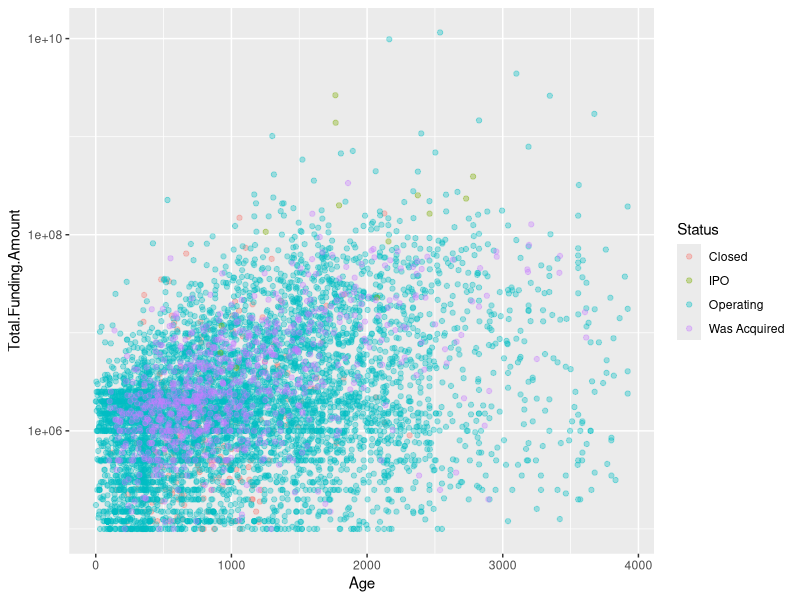
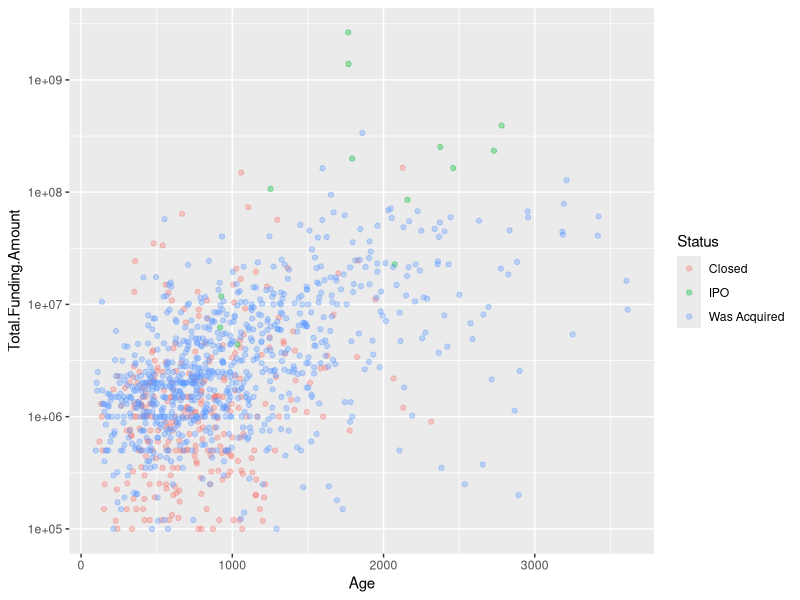
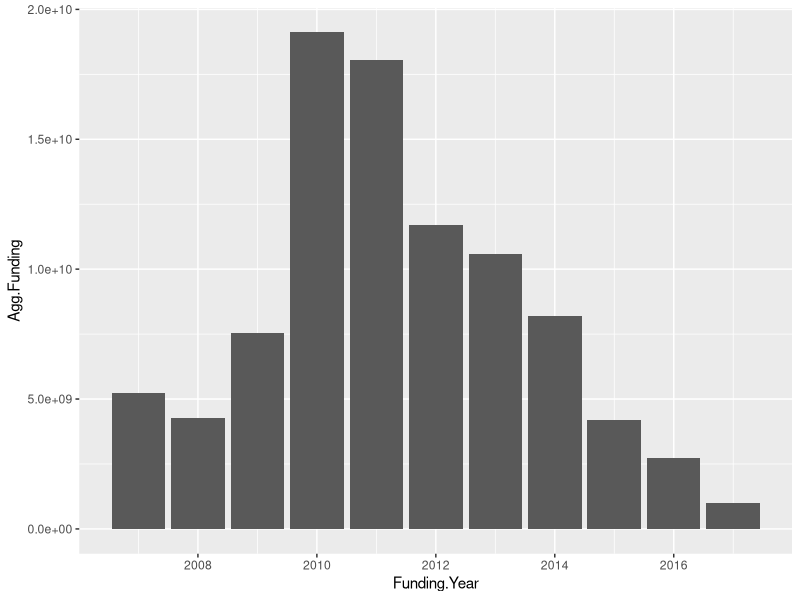
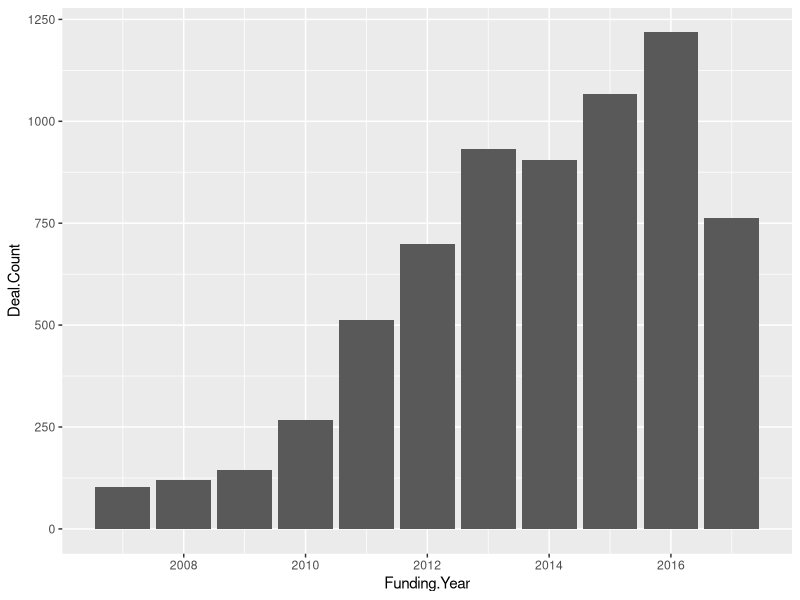
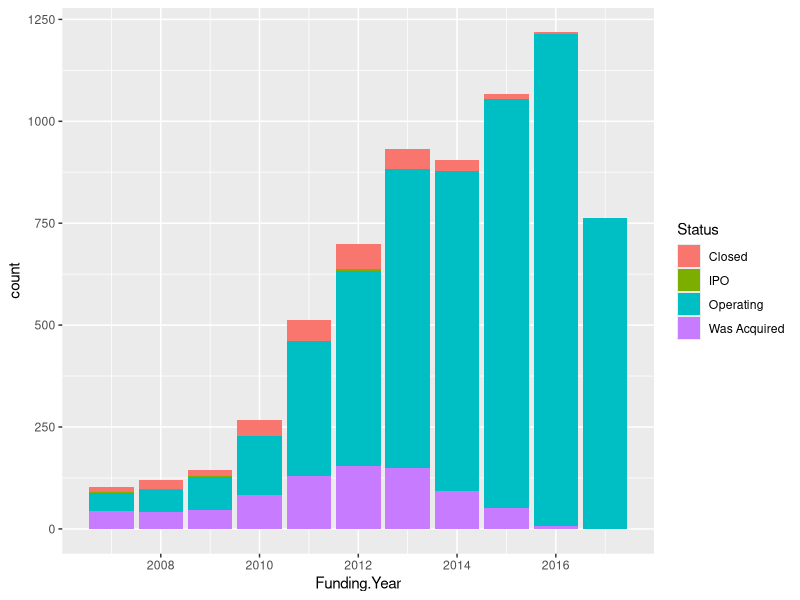
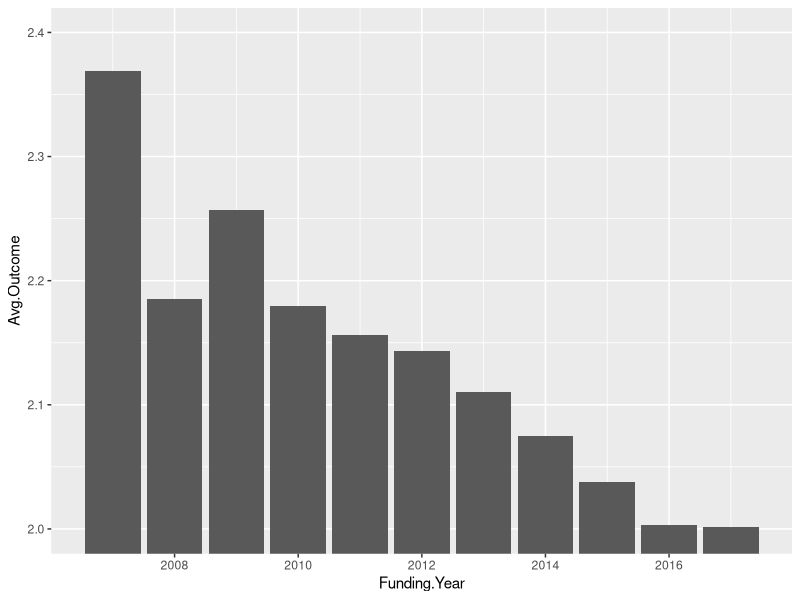
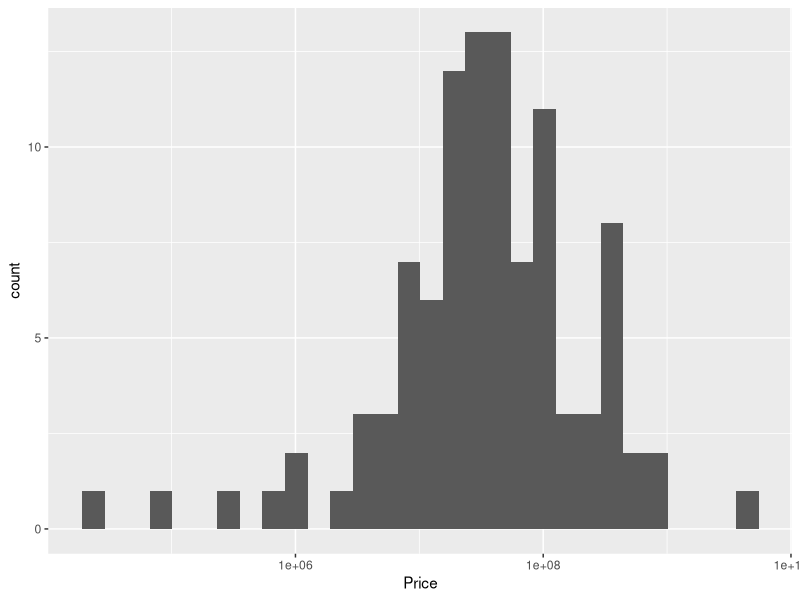
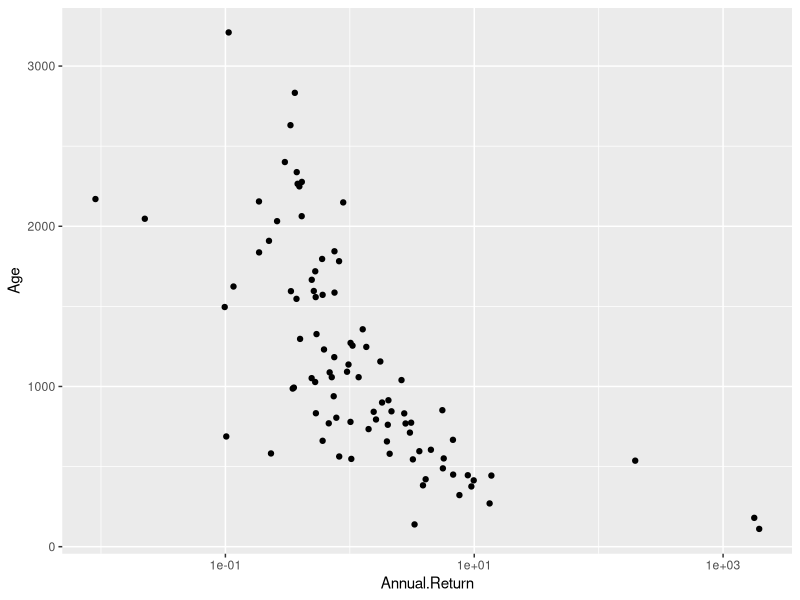

Write R code to recreate these figures, in order.
## ---- chunk 1
knitr::opts_chunk$set(echo = TRUE)
## ---- chunk 2
library(plyr)
library(dplyr)
library(ggplot2)
library(zoo)
library(truncnorm)
data <- read.csv("cleancb.csv")
data$X <- NULL
nrow(data)
colnames(data)
attach(data)
## ---- chunk 3
#aardvark was acquired by Google in 2010 for $50Mm (verified by TechCrunch)
data$Price[which(data$Company.Name == "Aardvark")] <- 50000000
## ---- chunk 4
table1 <- as.data.frame(table(Status))
transform(table1, Relative = prop.table(Freq))
## ---- chunk 5
ddply(data, .(Status), summarize, MeanAge=mean(Age))
## ---- chunk 6
data$First.Funding <- as.Date(data$First.Funding)
data.baked <- subset(data, First.Funding < '2015-12-14')
table2 <- as.data.frame(table(data.baked$Status))
transform(table2, Relative = prop.table(Freq))
## ---- chunk 7
ggplot(data, aes(x = Age, y = Total.Funding.Amount, col = Status, alpha = 0.1)) + geom_jitter(alpha = 0.35) + scale_y_log10()
## ---- chunk 8
data3 <- subset(data, Status != "Operating")
ggplot(data3, aes(x = Age, y = Total.Funding.Amount, col = Status, alpha = 0.1)) + geom_jitter(alpha = 0.35) + scale_y_log10()
## ---- chunk 9
ddply(data, .(Status), summarize, MeanTotFunding=mean(Total.Funding.Amount), SDFunding = sd(Total.Funding.Amount))
## ---- chunk 10
datamod1 <- lm(Total.Funding.Amount ~ Age, data = data)
summary(datamod1)
## ---- chunk 11
nrow(data)
sum(data$Total.Funding.Amount)
#table1 <- as.data.frame(table(cut(data$First.Funding, breaks="year")))
data$Funding.Year <- sapply(strsplit(as.character(data$First.Funding),'-'), "[", 1)
data$Funding.Year <- as.numeric(data$Funding.Year)
table2 <- ddply(data, .(Funding.Year), summarize, Agg.Funding=sum(Total.Funding.Amount), Deal.Count = length(Total.Funding.Amount))
ggplot(table2, aes(Funding.Year, Agg.Funding)) +geom_bar(stat = "identity")
ggplot(table2, aes(Funding.Year, Deal.Count)) +geom_bar(stat = "identity")
table2$Avg.Total.Raise = table2$Agg.Funding/table2$Deal.Count
table2
## ---- chunk 12
ggplot(data, (aes(Funding.Year))) + geom_bar(aes(fill=Status))
## ---- chunk 13
data$Status <- ordered(data$Status, levels = c("Closed", "Operating", "Was Acquired", "IPO"))
table3 <- ddply(data, .(Funding.Year), summarize, Avg.Outcome=mean(as.numeric(Status)))
ggplot(table3, aes(Funding.Year, Avg.Outcome)) +geom_bar(stat = "identity") + coord_cartesian(ylim=c(2, 2.4))
## ---- chunk 14
#compare disclosed acquisition prices with total funds deployed in the space.
sum(data$Price, na.rm = TRUE)/sum(Total.Funding.Amount)
(sum(data$Price, na.rm = TRUE)+sum(data$Valuation.at.IPO, na.rm = TRUE))/sum(Total.Funding.Amount)
## ---- chunk 15
length(which(data$Status == "Was Acquired"))
sum(is.na(data$Price[which(data$Status == "Was Acquired")]))
## ---- chunk 16
#data2 = priced acquired
#data3 = unpriced acquired
#subset data to include just the priced/acquired companies
data2 <- subset(data, Status == "Was Acquired" & Price > 1)
data3 <- subset(data, Status == "Was Acquired" & is.na(Price))
data4 <- subset(data, Status != "Was Acquired")
data5 <- subset(data, Status == "IPO")
data5$Total.Return <- data5$Valuation.at.IPO/data5$Total.Funding.Amount
#at what prices were these companies acquired?
ggplot(data2, aes(Price)) +geom_histogram() + scale_x_log10()
#calculate total return
data2$Total.Return <- data2$Price/data2$Total.Funding.Amount
#ggplot(data2, aes(Total.Return, Age)) +geom_point() + scale_x_log10()
#annualized return
data2$Annual.Return <- ((data2$Total.Return) ^ (365.25/as.integer(data2$Age))) - 1
par(mfrow=c(2,2))
ggplot(data2, aes(Annual.Return, Age)) +geom_point() + scale_x_log10()
ggplot(data2, aes(Annual.Return, Total.Funding.Amount)) +geom_point() + scale_x_log10() + scale_y_log10()
par(mfrow=c(1,1)) 
## ---- chunk 17
datamod2 <- lm(Annual.Return ~ Total.Funding.Amount, data = data2)
summary(datamod2)
## ---- chunk 18
datamod3 <- lm(Annual.Return ~ Age, data = data2)
summary(datamod3)
## ---- chunk 19
par(mfrow=c(2,2)) 
hist(data2$Age)
hist(data2$Total.Funding.Amount)
par(mfrow=c(1,1)) 
cutpoint <- summary(data2$Total.Funding.Amount)[3]
#break the group into two at the median
data2a <- subset(data2, data2$Total.Funding.Amount > cutpoint)
data2b <- subset(data2, data2$Total.Funding.Amount <= cutpoint)
#test if the population mean Annual.Return between the two samples is different
t.test(data2a$Annual.Return, data2b$Annual.Return)
## ---- chunk 20
data2$Total.Return <- data2$Price/data2$Total.Funding.Amount
hist(data2$Total.Return, breaks = 500, xlim = c(0,100))
## ---- chunk 21
datamod4 <- lm(Annual.Return ~ Age, data = data2b)
summary(datamod4)
## ---- chunk 22
#look at the data from the subset of acquired disclosed set that generated negative returns
sum(data2$Annual.Return < 0)/nrow(data2)
#break our returns out to those that are <0 and those that are >=
data2a <- subset(data2, data2$Annual.Return < 0)
data2.remainder <- subset(data2, data2$Annual.Return >= 0)
#check here if the distribution is kind of normal-ish
hist(data2a$Annual.Return)
#so we'll need 10% of our data3 group to have negative returns also, which we populate to be normalish also but truncated
#pull a sample of rows from data3, 10% of the total group
neg.returns <- sample(1:nrow(data3), (0.1 * nrow(data3)), replace=F)
#group them into a dataframe
data3.negs <- data3[c(neg.returns),]
#remove these from our starting dataframe
data3.remainder <- data3[-c(neg.returns),]
#populate them with normally distributed, truncated (returns can't be <-1), negative returns
data3.negs$Inferred.Return <- rtruncnorm(nrow(data3.negs), a=-1, b=0, mean=mean(data2a$Annual.Return), sd=sd(data2a$Annual.Return))
#looks good, this group is done
hist(data3.negs$Inferred.Return)
#we also know our biggest returns are to relatively young companies.  Five top returns are from companies aged 675 days or less.  
data2$Age[(data2$Annual.Return > 6)]
#this represents about 40% of all the acquired companies in that age group.  40% of all young, acquired companies are "high returns"
nrow(data2[(data2$Annual.Return > 6),])/nrow(data2[(data2$Age < 675),])
#let's replicate this with our unpopulated set
#first we grab from the remaining companies those that are <675 days old
data3.young <- subset(data3.remainder[(data3.remainder$Age < 675),])
data3.old <- subset(data3.remainder[(data3.remainder$Age >= 675),])
nrow(data3.remainder) == nrow(data3.young) + nrow(data3.old)
#sample 40% of our young companies, the group to which we'll assign huge returns
huge.returns <- sample(1:nrow(data3.young), (0.4 * nrow(data3.young)), replace=F)
data3.huge <- data3.young[c(huge.returns),]
data3.normal <- data3.young[-c(huge.returns),]
#check that we're not dropping rows
nrow(data3.young) == (nrow(data3.huge) + nrow(data3.normal))
data3.test <- rbind(data3.old, data3.normal)
#and make sure all the subsetting has been done correctly
nrow(data3.remainder) == (nrow(data3.test) + nrow(data3.huge))
#nice!  we have successfully carved out some companies to recieve huge returns assignments.  our remainder set checks out.
data3.remainder <- data3.test
#this leaves us with three working groups: one is assigned negative returns, one is assigned large returns, and one will be
#populated with normally distributed returns informed by a regression analysis from the Acquired Disclosed set
nrow(data3) == (nrow(data3.negs) + nrow(data3.huge) + nrow(data3.remainder))
#now we populate the big returns group from a normal, truncated distribution.  Our max is going to be lower than was evident in 
#our training set. The parameters here (mean, sd) are somewhat arbitary and open to debate.
data3.huge$Inferred.Return <- rtruncnorm(nrow(data3.huge), a=-1, b=50, mean=10, sd=5)
#so now we have three sets: a set of negative returns, a set of huge returns, and a remainder which is as yet unpopulated for returns
## ---- chunk 23
#remove our unhelpful outliers. maybe don't need to do this.
data2.remainder <- data2.remainder[-c(which(data2.remainder$Company.Name %in% c("Mapsense", "Komand", "Exelis"))),]
#we're saving this for later. might remain unused
#data2.smallpos <- subset(data2.remainder, data2.remainder$Annual.Return < 2)
#we see a normalish distribution if we take the 1/6 root of the remaining returns
hist(data2.remainder$Annual.Return^(1/6))
#so we use that in our regression
datamod5 <- lm((Annual.Return^(1/6)) ~ Age, data = data2.remainder)
summary(datamod5)
#QQ Plot here looks good.  This is the regression model we'll use to populate our positive returns
plot(datamod5, which = 2)
## ---- chunk 24
#populate inferred returns using the age-based regression from above data model 5
data3.remainder$Inferred.Return <- ((datamod5$coefficients[1]) + datamod5$coefficients[2]*data3.remainder$Age)^6
summary(data3.remainder$Inferred.Return)
#check this this looks weird.  we're looking to compare distributions here
summary(data2.remainder$Annual.Return)
#we join our three sets: negative returns, huge returns, and normally distributed returns back to each other
#first label them according to the method we've used to infer returns
data3.huge$Group <- "Huge"
data3.negs$Group <- "Neg"
data3.remainder$Group <- "Remainder"
data3 <- do.call("rbind", list(data3.huge, data3.negs, data3.remainder))
#use returns to populate our price fields
data3$Inferred.Price <- (data3$Total.Funding.Amount * (1 + data3$Inferred.Return) ^ (as.integer(data3$Age)/365.25))
#add a field to identify those companies we've inferred and those that were reported
data3$Method <- "Inferred"
data2$Method <- "Reported"
data2$Group <- "Reported"
plot1 <- subset(data3, select = c("Inferred.Return", "Inferred.Price", "Age", "Method", "Group", "Total.Funding.Amount"))
plot2 <- subset(data2, select = c("Annual.Return", "Price", "Age", "Method", "Group", "Total.Funding.Amount"))
colnames(plot1) <- c("Return", "Price", "Age", "Method", "Group", "Funding.Total")
colnames(plot2) <- c("Return", "Price", "Age", "Method", "Group", "Funding.Total")
plot3 <- rbind(plot1, plot2)
#THIS IS IT.  Visual evidence that we've populated the undisclosed prices well.
ggplot(plot3, aes(Price, fill = Method)) + geom_density(alpha = 0.2) + scale_x_log10()  
ggplot(plot3, aes(Age, fill = Group)) + geom_histogram(alpha = 0.5, aes(y = ..density..), position = 'identity', binwidth = 60)
#this plot is concerning -- is there a way to flatten that distribution out, away from 
ggplot(plot3, aes(Return, fill = Method)) + geom_density(alpha = 0.2) + coord_cartesian(xlim = c(-1, 25), ylim = c(0,1))
## ---- chunk 25
sum(data3$Inferred.Price)/sum(data3$Total.Funding.Amount)
sum(data2$Price)/sum(data2$Total.Funding.Amount)
mean(data3$Inferred.Return)
mean(data2$Annual.Return)
## ---- chunk 26
data2$Total.Return <- NULL
data3$Price <- data3$Inferred.Price
data3$Inferred.Price <- NULL
colnames(data3)[21] <- "Annual.Return"
#colnames(data2) == colnames(data3)
data5 <- rbind(data2, data3)
data4$Annual.Return <- 0
data4$Group <- "Reported"
data4$Price <- 0
data4$Method <- NA
data4$Price[which(!is.na(data4$Valuation.at.IPO))] <- data4$Valuation.at.IPO[which(!is.na(data4$Valuation.at.IPO))]
#colnames(data4) == colnames(data5)
data6 <- rbind(data4, data5)
## ---- chunk 27
totreturn <- (sum(data6$Price, na.rm = TRUE) + sum(data6$Valuation.at.IPO, na.rm = TRUE))/sum(data6$Total.Funding.Amount)
totreturn^(365.25/mean(data6$Age))-1
## ---- chunk 28
data7 <- subset(data6, data6$First.Funding <= '2013-01-01')
runs <- 10000
#simulates a portfolio of 10 companies, returns the probability of 5X return (20% IRR).
portfolio.sim <- function(){
  row.nos <- sample(1:nrow(data7), 20, replace=F)
  portfolio.denom <- 0
  portfolio.numer <- 0
    for (i in row.nos){
      denom <- data7$Total.Funding.Amount[i]
      numer <- data7$Price[i]
      portfolio.denom <- portfolio.denom + denom
      portfolio.numer <- portfolio.numer + numer}
  portfolio.return <- portfolio.numer/portfolio.denom
return(portfolio.return > 3)
}
mc.prob <- sum(replicate(runs,portfolio.sim()))/runs
mc.prob
